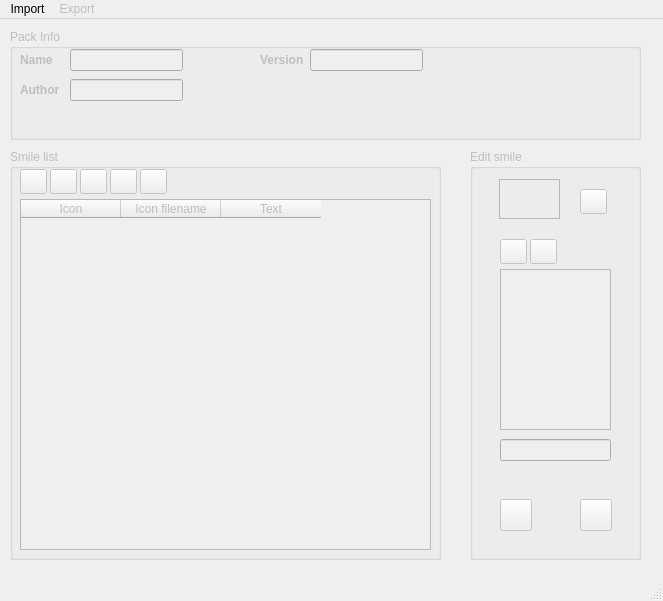
<ui version="4.0" >
 <class>MainWindow</class>
 <widget class="QMainWindow" name="MainWindow" >
  <property name="geometry" >
   <rect>
    <x>0</x>
    <y>0</y>
    <width>663</width>
    <height>601</height>
   </rect>
  </property>
  <property name="windowTitle" >
   <string>qsmile</string>
  </property>
  <widget class="QWidget" name="centralwidget" >
   <widget class="QGroupBox" name="smileDetailBox" >
    <property name="enabled" >
     <bool>false</bool>
    </property>
    <property name="geometry" >
     <rect>
      <x>470</x>
      <y>130</y>
      <width>171</width>
      <height>411</height>
     </rect>
    </property>
    <property name="title" >
     <string>Edit smile</string>
    </property>
    <widget class="QListWidget" name="textList" >
     <property name="geometry" >
      <rect>
       <x>30</x>
       <y>120</y>
       <width>111</width>
       <height>161</height>
      </rect>
     </property>
    </widget>
    <widget class="QLineEdit" name="textEdit" >
     <property name="enabled" >
      <bool>false</bool>
     </property>
     <property name="geometry" >
      <rect>
       <x>30</x>
       <y>290</y>
       <width>111</width>
       <height>22</height>
      </rect>
     </property>
    </widget>
    <widget class="QLabel" name="movieLabel" >
     <property name="geometry" >
      <rect>
       <x>29</x>
       <y>30</y>
       <width>61</width>
       <height>40</height>
      </rect>
     </property>
     <property name="sizePolicy" >
      <sizepolicy vsizetype="Fixed" hsizetype="Fixed" >
       <horstretch>0</horstretch>
       <verstretch>0</verstretch>
      </sizepolicy>
     </property>
     <property name="minimumSize" >
      <size>
       <width>40</width>
       <height>40</height>
      </size>
     </property>
     <property name="layoutDirection" >
      <enum>Qt::LeftToRight</enum>
     </property>
     <property name="frameShape" >
      <enum>QFrame::StyledPanel</enum>
     </property>
     <property name="frameShadow" >
      <enum>QFrame::Plain</enum>
     </property>
     <property name="text" >
      <string/>
     </property>
     <property name="pixmap" >
      <pixmap/>
     </property>
     <property name="alignment" >
      <set>Qt::AlignCenter</set>
     </property>
    </widget>
    <widget class="QToolButton" name="saveButton" >
     <property name="geometry" >
      <rect>
       <x>30</x>
       <y>350</y>
       <width>32</width>
       <height>32</height>
      </rect>
     </property>
     <property name="text" >
      <string/>
     </property>
     <property name="icon" >
      <iconset resource="MainWindow.qrc" >
       <normaloff>:/qsmile/images/accept32.png</normaloff>:/qsmile/images/accept32.png</iconset>
     </property>
     <property name="iconSize" >
      <size>
       <width>32</width>
       <height>32</height>
      </size>
     </property>
    </widget>
    <widget class="QToolButton" name="addTextButton" >
     <property name="geometry" >
      <rect>
       <x>30</x>
       <y>90</y>
       <width>27</width>
       <height>25</height>
      </rect>
     </property>
     <property name="text" >
      <string/>
     </property>
     <property name="icon" >
      <iconset resource="MainWindow.qrc" >
       <normaloff>:/qsmile/images/add32.png</normaloff>:/qsmile/images/add32.png</iconset>
     </property>
     <property name="iconSize" >
      <size>
       <width>32</width>
       <height>32</height>
      </size>
     </property>
    </widget>
    <widget class="QToolButton" name="removeTextButton" >
     <property name="enabled" >
      <bool>false</bool>
     </property>
     <property name="geometry" >
      <rect>
       <x>60</x>
       <y>90</y>
       <width>27</width>
       <height>25</height>
      </rect>
     </property>
     <property name="text" >
      <string/>
     </property>
     <property name="icon" >
      <iconset resource="MainWindow.qrc" >
       <normaloff>:/qsmile/images/delete32.png</normaloff>:/qsmile/images/delete32.png</iconset>
     </property>
     <property name="iconSize" >
      <size>
       <width>32</width>
       <height>32</height>
      </size>
     </property>
    </widget>
    <widget class="QToolButton" name="changeImageButton" >
     <property name="geometry" >
      <rect>
       <x>110</x>
       <y>40</y>
       <width>27</width>
       <height>25</height>
      </rect>
     </property>
     <property name="text" >
      <string/>
     </property>
     <property name="icon" >
      <iconset resource="MainWindow.qrc" >
       <normaloff>:/qsmile/images/folder32.png</normaloff>:/qsmile/images/folder32.png</iconset>
     </property>
     <property name="iconSize" >
      <size>
       <width>32</width>
       <height>32</height>
      </size>
     </property>
    </widget>
    <widget class="QToolButton" name="cancelButton" >
     <property name="geometry" >
      <rect>
       <x>110</x>
       <y>350</y>
       <width>32</width>
       <height>32</height>
      </rect>
     </property>
     <property name="text" >
      <string/>
     </property>
     <property name="icon" >
      <iconset resource="MainWindow.qrc" >
       <normaloff>:/qsmile/images/close32.png</normaloff>:/qsmile/images/close32.png</iconset>
     </property>
     <property name="iconSize" >
      <size>
       <width>32</width>
       <height>32</height>
      </size>
     </property>
    </widget>
   </widget>
   <widget class="QGroupBox" name="packBox" >
    <property name="enabled" >
     <bool>false</bool>
    </property>
    <property name="geometry" >
     <rect>
      <x>10</x>
      <y>10</y>
      <width>631</width>
      <height>111</height>
     </rect>
    </property>
    <property name="title" >
     <string>Pack Info</string>
    </property>
    <widget class="QLineEdit" name="nameEdit" >
     <property name="geometry" >
      <rect>
       <x>60</x>
       <y>20</y>
       <width>113</width>
       <height>22</height>
      </rect>
     </property>
    </widget>
    <widget class="QLabel" name="nameLabel" >
     <property name="geometry" >
      <rect>
       <x>10</x>
       <y>20</y>
       <width>61</width>
       <height>21</height>
      </rect>
     </property>
     <property name="font" >
      <font>
       <weight>75</weight>
       <bold>true</bold>
      </font>
     </property>
     <property name="text" >
      <string>Name</string>
     </property>
     <property name="textFormat" >
      <enum>Qt::AutoText</enum>
     </property>
     <property name="buddy" >
      <cstring>nameEdit</cstring>
     </property>
    </widget>
    <widget class="QLabel" name="authorLabel" >
     <property name="geometry" >
      <rect>
       <x>10</x>
       <y>50</y>
       <width>61</width>
       <height>21</height>
      </rect>
     </property>
     <property name="font" >
      <font>
       <weight>75</weight>
       <bold>true</bold>
      </font>
     </property>
     <property name="text" >
      <string>Author</string>
     </property>
     <property name="textFormat" >
      <enum>Qt::AutoText</enum>
     </property>
     <property name="buddy" >
      <cstring>authorEdit</cstring>
     </property>
    </widget>
    <widget class="QLineEdit" name="authorEdit" >
     <property name="geometry" >
      <rect>
       <x>60</x>
       <y>50</y>
       <width>113</width>
       <height>22</height>
      </rect>
     </property>
    </widget>
    <widget class="QLineEdit" name="versionEdit" >
     <property name="geometry" >
      <rect>
       <x>300</x>
       <y>20</y>
       <width>113</width>
       <height>22</height>
      </rect>
     </property>
    </widget>
    <widget class="QLabel" name="versionLabel" >
     <property name="geometry" >
      <rect>
       <x>250</x>
       <y>20</y>
       <width>61</width>
       <height>21</height>
      </rect>
     </property>
     <property name="font" >
      <font>
       <weight>75</weight>
       <bold>true</bold>
      </font>
     </property>
     <property name="text" >
      <string>Version</string>
     </property>
     <property name="textFormat" >
      <enum>Qt::AutoText</enum>
     </property>
     <property name="buddy" >
      <cstring>versionEdit</cstring>
     </property>
    </widget>
   </widget>
   <widget class="QGroupBox" name="smileListBox" >
    <property name="enabled" >
     <bool>false</bool>
    </property>
    <property name="geometry" >
     <rect>
      <x>10</x>
      <y>130</y>
      <width>431</width>
      <height>411</height>
     </rect>
    </property>
    <property name="title" >
     <string>Smile list</string>
    </property>
    <widget class="QTableWidget" name="table" >
     <property name="geometry" >
      <rect>
       <x>10</x>
       <y>50</y>
       <width>411</width>
       <height>351</height>
      </rect>
     </property>
     <property name="editTriggers" >
      <set>QAbstractItemView::NoEditTriggers</set>
     </property>
     <property name="selectionMode" >
      <enum>QAbstractItemView::SingleSelection</enum>
     </property>
     <property name="selectionBehavior" >
      <enum>QAbstractItemView::SelectRows</enum>
     </property>
     <property name="columnCount" >
      <number>3</number>
     </property>
     <column>
      <property name="text" >
       <string>Icon</string>
      </property>
     </column>
     <column>
      <property name="text" >
       <string>Icon filename</string>
      </property>
     </column>
     <column>
      <property name="text" >
       <string>Text</string>
      </property>
     </column>
    </widget>
    <widget class="QToolButton" name="downSmileButton" >
     <property name="geometry" >
      <rect>
       <x>130</x>
       <y>20</y>
       <width>27</width>
       <height>25</height>
      </rect>
     </property>
     <property name="icon" >
      <iconset resource="MainWindow.qrc" >
       <normaloff>:/qsmile/images/down32.png</normaloff>:/qsmile/images/down32.png</iconset>
     </property>
     <property name="iconSize" >
      <size>
       <width>32</width>
       <height>32</height>
      </size>
     </property>
    </widget>
    <widget class="QToolButton" name="removeSmileButton" >
     <property name="geometry" >
      <rect>
       <x>70</x>
       <y>20</y>
       <width>27</width>
       <height>25</height>
      </rect>
     </property>
     <property name="icon" >
      <iconset resource="MainWindow.qrc" >
       <normaloff>:/qsmile/images/delete32.png</normaloff>:/qsmile/images/delete32.png</iconset>
     </property>
     <property name="iconSize" >
      <size>
       <width>32</width>
       <height>32</height>
      </size>
     </property>
    </widget>
    <widget class="QToolButton" name="upSmileButton" >
     <property name="geometry" >
      <rect>
       <x>100</x>
       <y>20</y>
       <width>27</width>
       <height>25</height>
      </rect>
     </property>
     <property name="icon" >
      <iconset resource="MainWindow.qrc" >
       <normaloff>:/qsmile/images/up32.png</normaloff>:/qsmile/images/up32.png</iconset>
     </property>
     <property name="iconSize" >
      <size>
       <width>32</width>
       <height>32</height>
      </size>
     </property>
    </widget>
    <widget class="QToolButton" name="addSmileButton" >
     <property name="geometry" >
      <rect>
       <x>10</x>
       <y>20</y>
       <width>27</width>
       <height>25</height>
      </rect>
     </property>
     <property name="icon" >
      <iconset resource="MainWindow.qrc" >
       <normaloff>:/qsmile/images/add32.png</normaloff>:/qsmile/images/add32.png</iconset>
     </property>
     <property name="iconSize" >
      <size>
       <width>32</width>
       <height>32</height>
      </size>
     </property>
    </widget>
    <widget class="QToolButton" name="editSmileButton" >
     <property name="geometry" >
      <rect>
       <x>40</x>
       <y>20</y>
       <width>27</width>
       <height>25</height>
      </rect>
     </property>
     <property name="icon" >
      <iconset resource="MainWindow.qrc" >
       <normaloff>:/qsmile/images/edit32.png</normaloff>:/qsmile/images/edit32.png</iconset>
     </property>
     <property name="iconSize" >
      <size>
       <width>32</width>
       <height>32</height>
      </size>
     </property>
    </widget>
   </widget>
  </widget>
  <widget class="QMenuBar" name="menubar" >
   <property name="geometry" >
    <rect>
     <x>0</x>
     <y>0</y>
     <width>663</width>
     <height>28</height>
    </rect>
   </property>
   <widget class="QMenu" name="menuFile" >
    <property name="title" >
     <string>Import</string>
    </property>
    <addaction name="actionImport_From_Kopete" />
    <addaction name="actionImport_From_Pidgin_ZIP" />
    <addaction name="actionImport_From_Pidgin_Folder" />
    <addaction name="actionImport_From_QIP_ZIP" />
    <addaction name="actionImport_From_QIP_Folder" />
   </widget>
   <widget class="QMenu" name="menuExport" >
    <property name="enabled" >
     <bool>false</bool>
    </property>
    <property name="title" >
     <string>Export</string>
    </property>
    <addaction name="actionExport_To_Pidgin" />
    <addaction name="actionExport_To_Kopete" />
    <addaction name="actionExport_To_Qip" />
    <addaction name="actionExport_To_All" />
   </widget>
   <addaction name="menuFile" />
   <addaction name="menuExport" />
  </widget>
  <widget class="QStatusBar" name="statusbar" />
  <action name="actionImport_From_Kopete" >
   <property name="text" >
    <string>Import From Kopete</string>
   </property>
  </action>
  <action name="actionImport_From_Pidgin_ZIP" >
   <property name="text" >
    <string>Import From Pidgin ZIP</string>
   </property>
  </action>
  <action name="actionImport_From_Pidgin_Folder" >
   <property name="text" >
    <string>Import From Pidgin Folder</string>
   </property>
  </action>
  <action name="actionImport_From_QIP_ZIP" >
   <property name="text" >
    <string>Import From QIP ZIP</string>
   </property>
  </action>
  <action name="actionImport_From_QIP_Folder" >
   <property name="text" >
    <string>Import From QIP Folder</string>
   </property>
  </action>
  <action name="actionExport_To_Pidgin" >
   <property name="text" >
    <string>Export To Pidgin</string>
   </property>
  </action>
  <action name="actionExport_To_Kopete" >
   <property name="text" >
    <string>Export To Kopete</string>
   </property>
  </action>
  <action name="actionExport_To_Qip" >
   <property name="text" >
    <string>Export To Qip</string>
   </property>
  </action>
  <action name="actionExport_To_All" >
   <property name="text" >
    <string>Export To All</string>
   </property>
  </action>
 </widget>
 <resources>
  <include location="MainWindow.qrc" />
 </resources>
 <connections/>
</ui>
